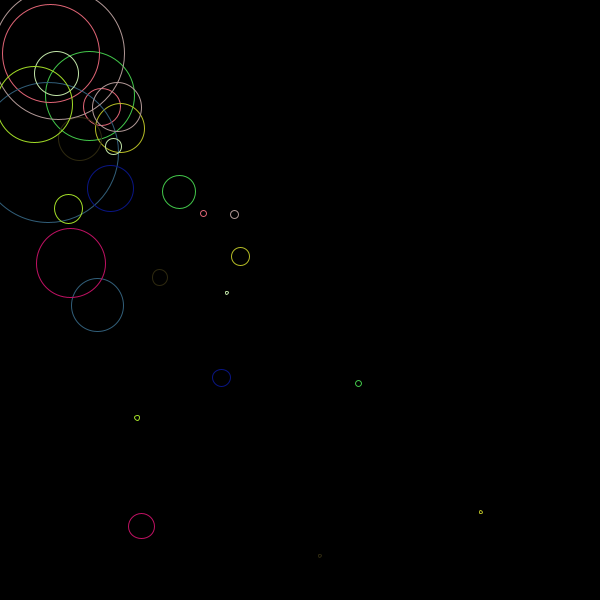
Frame 1 (no input)
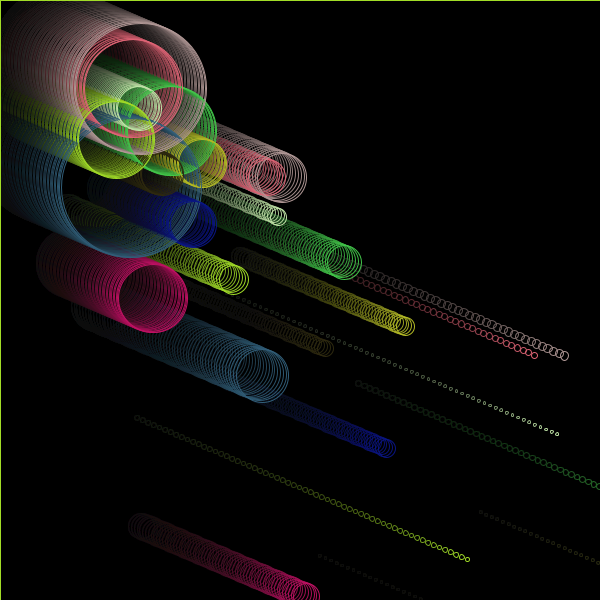
Frame 60 (the mouse pressed at the canvas centre just before this capture)
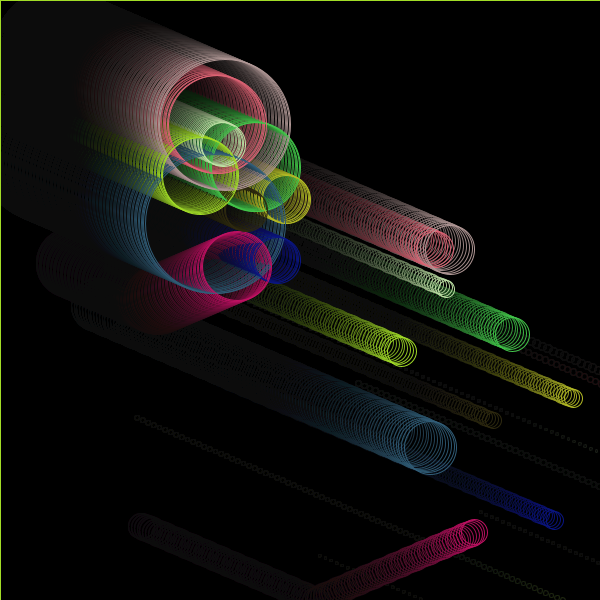
Frame 120 (the mouse held since frame 60 and released just before this capture)

The Processing sketch that drew these frames (run headless with seeded random() and noise(); from frame 60 on, the mouse is pressed at the canvas centre):

// Processing sketch: processing_93731
// ── processing_93731.pde

//Prisca A Ohito. 3.19.13
//copyright Prisca Ohito. 
final int MAX = 4;

float [ ] xList = {random(50, 250), random(50, 250), random(50, 250), random(50, 250),
                  random(50, 250), random(50, 250), random(50, 250), random(50, 250),
                  random(50, 250), random(50, 250)};
float [ ] yList = {random(100, 550), random(100, 550), random(100, 550), random(100, 550),
                  random(100, 550), random(100, 550), random(100, 550), random(100, 550),
                  random(100, 550), random(100, 550) };
float [ ] deltaY = {1.2, 1.2, 1.2, 1.2, 1.2, 1.2, 1.2, 1.2, 1.2, 1.2};
float [ ] deltaX = {2.8, 2.8, 2.8, 2.8, 2.8, 2.8, 2.8, 2.8, 2.8, 2.8};
float [ ] sizeList = {random(10, 40), random(10, 40), random(10, 40), random(10, 40),
                    random(10, 40), random(10, 40), random(10, 40), random(10, 40),
                    random(10, 40), random(10, 40)};
int [ ] colList = {color(random(255), random(255), random(255)),
                   color(random(255), random(255), random(255)),
                   color(random(255), random(255), random(255)),
                   color(random(255), random(255), random(255)),
                   color(random(255), random(255), random(255)),
                   color(random(255), random(255), random(255)),
                   color(random(255), random(255), random(255)),
                   color(random(255), random(255), random(255)),
                   color(random(255), random(255), random(255)),
                   color(random(255), random(255), random(255)) };
void setup()
{
  size(600, 600);
  background (0);
}

void draw()
{
  fill(0, 10);
  rect(0, 0, width, height);
  drawEllipse();
  bounceVert();
  bounceHoriz(); 
}

void drawEllipse( )
{
  for (int i = 0; i<xList.length; i++)
  {
    stroke(colList [i]);
    noFill();
    ellipse(xList[i], yList[i], sizeList[i]*1.5, sizeList[i]*1.5);
    ellipse(xList[i]*2, yList[i]*2, sizeList[i]*.25, sizeList[i]*.25);
    ellipse(xList[i]/2, yList[i]/2, sizeList[i]*4, sizeList[i]*4);
  }
}

void bounceVert ()
{
  for (int i = 0; i<deltaY.length; i++)
   {
     yList[i] += deltaY[i];

    if (yList[i] >  height || yList[i] < 0)  // too far down? up? 
    {
      deltaY[i] = -deltaY[i]; // go up? down?
    }
  }
}

void bounceHoriz()
{
  for (int i = 0; i<deltaX.length; i++)
  {     
    xList[i] += deltaX[i];
        if (xList[i] >  width || xList[i] < 0)  // too far left? right?  
        {
          deltaX[i] = -deltaX[i];
        }
  }
}
